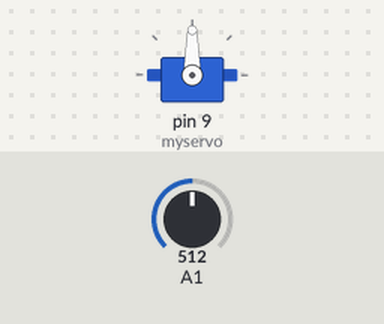
A sketch run on a simulated Arduino Uno, built with avr-gcc and run on an emulated ATmega328P. On the bench: servo. The test bench sets the inputs (shaded band); at power-on: A1 = 512. What the sketch prints to the serial monitor is not drawn.

Above: at 1.2 s.
1.3 s: A1 set to 716
At 1.6 s:
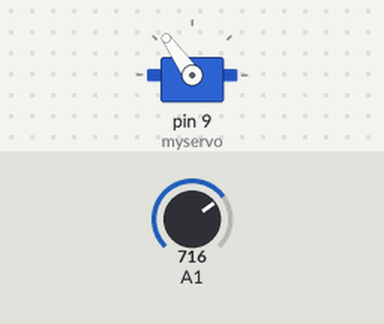
2.8 s: A1 set to 900
At 4.0 s:
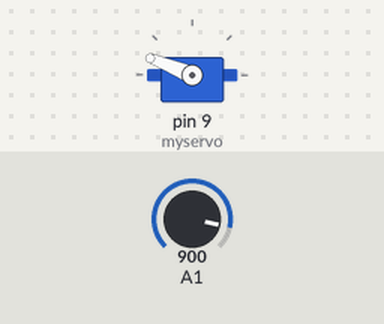
4.3 s: A1 set to 1023
At 5.1 s:
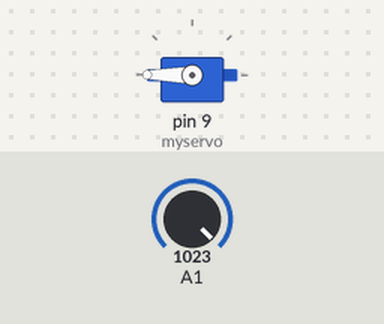
5.8 s: A1 set to 306
At 6.2 s:
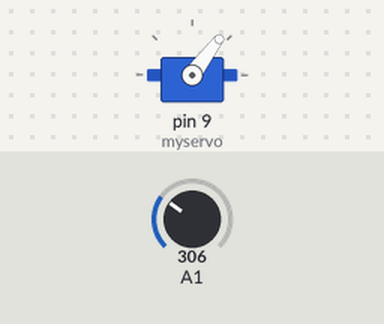
7.3 s: A1 set to 122
At 8.5 s:
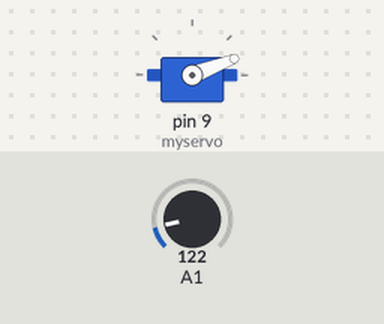
8.8 s: A1 set to 0
At 9.6 s:
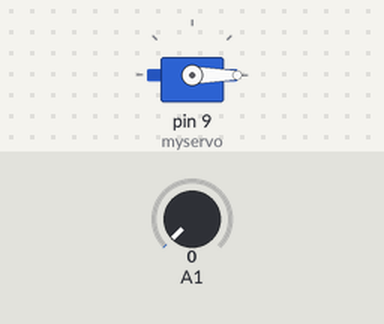
Timing chart, 0 to 11.3 s (numbered marks = the images above; inputs shaded):
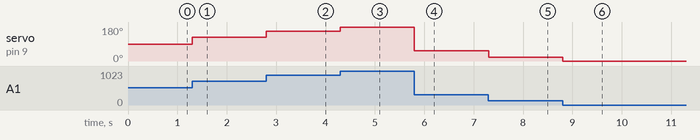

Measured:
- after the input at 1.3 s, servo on pin 9 (myservo): 90° → 125° at once
- after the input at 2.8 s, servo on pin 9 (myservo): 125° → 158° at once
- after the input at 4.3 s, servo on pin 9 (myservo): 158° → 180° at once
- after the input at 5.8 s, servo on pin 9 (myservo): 180° → 53° at once
- after the input at 7.3 s, servo on pin 9 (myservo): 53° → 21° at once
- after the input at 8.8 s, servo on pin 9 (myservo): 21° → 0° at once

The sketch:

Servo_with_joystick.ino
```cpp
/*
 This program is a servo motor that works with joystick.
 The purpose of the joystick is be able to move either 0 degrees and 180 degrees.
 */


#include <Servo.h>                          // library of servo motor

int JoystickValue;                          // the value of the joystick
Servo myservo;
int pos = 0;                                // initial position of the servo


void setup() {
  // put your setup code here, to run once:
  Serial.begin(9600);                      // Serial communication
myservo.attach(9);                         // Pin for servo is 9

}

void loop() {

int JoystickValue= analogRead(A1);         // value of the joystick can up to 1028 because of bit values of analog
pos= map(JoystickValue,0,1023,0,180);      // doing the map so it will be easier to have its position
myservo.write(pos);                        // the output of the servo's position
Serial.print(pos);
}
```
